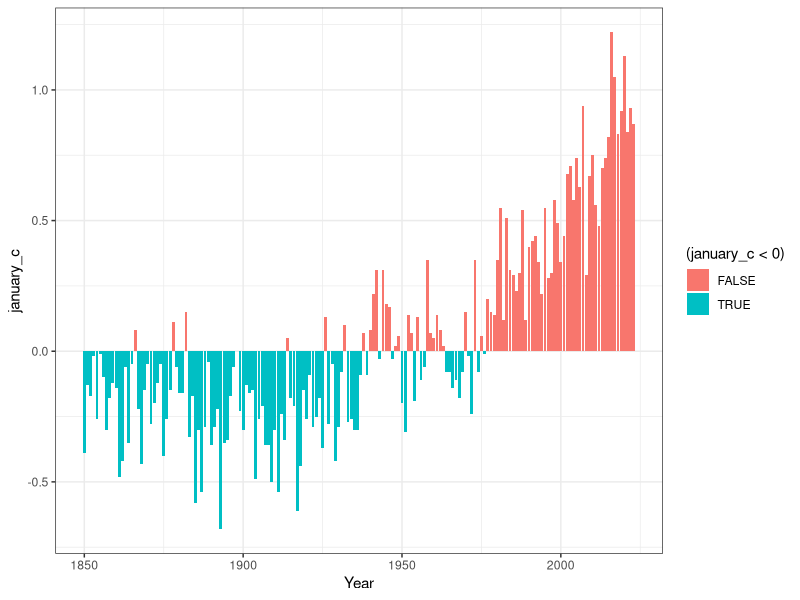

Write R code to recreate this figure.
library(ggplot2)

anomaly <- read.csv('../data/global_temperature_anomaly.csv')
g <- ggplot(anomaly, aes(x=year, y=january_c, fill= (january_c < 0))) + 
    geom_bar(stat='identity') +
    xlab('Year') + 
    theme_bw()

ggsave(g, width=9, height=6, file='/output/global_temperature.pdf')

